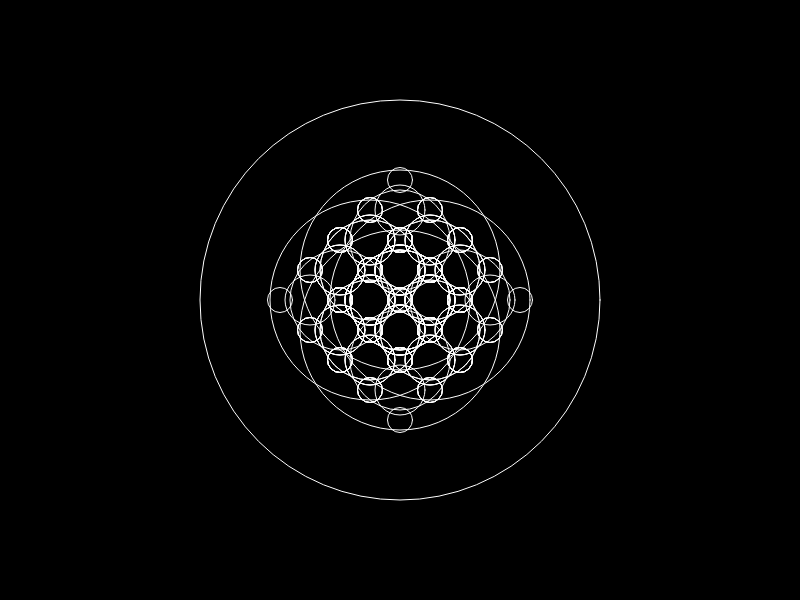
Frame 1 (no input)
Frame 2 (the mouse pressed at the canvas centre, redrawn once): identical to frame 1, image omitted

The p5.js sketch that drew this single still picture (run headless with seeded random() and noise() and a simulated clock; the mouse was pressed at the canvas centre and the sketch redrawn once):

// p5.js sketch
// ── sketch.js
function setup() {
  createCanvas(800, 600);
  background(0);

  drawCircle(width / 2, height / 2, 400);
}

function draw() {
  noLoop();
}


function drawCircle(x, y, dia) {
  noFill();
  stroke(255);
  ellipse(x, y, dia, dia);
  dia = dia * 1 / 2;
  if (dia > 20) {
    drawCircle(x, y-30, dia, dia);
    drawCircle(x, y+30, dia, dia);
    drawCircle(x-30, y, dia, dia);
    drawCircle(x+30, y, dia, dia);
  }
}
